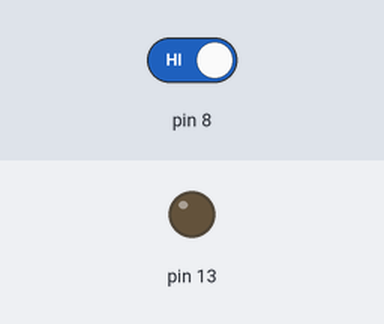
Bench run of a sketch on a simulated Arduino Uno, built with avr-gcc and run on an emulated ATmega328P. Parts: output pins drawn as LEDs (lit = HIGH). Inputs (shaded band) come from the test bench; at power-on: pin 8 HIGH.

Above: at 1.6 s.
1.7 s: pin 8 driven LOW
At 2.8 s:
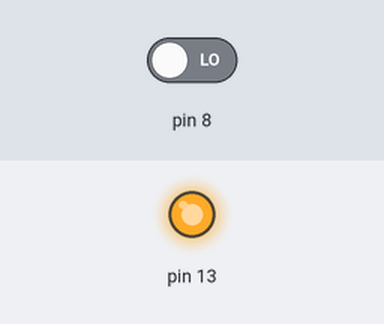
3.5 s: pin 8 driven HIGH
At 4.0 s:
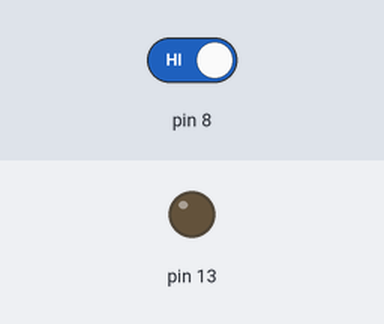
Timing chart, 0 to 6.5 s (numbered marks = the images above; inputs shaded):
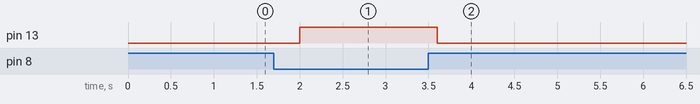

Measured:
- after the input at 1.7 s, pin 13: LOW → HIGH after 0.30 s
- after the input at 3.5 s, pin 13: HIGH → LOW after 0.10 s

The sketch:

sketch_feb18a.ino
```cpp
int pump = 13;
int sensor = 8;
int motor = 9;

int val;
void setup()
{
  pinMode(13, OUTPUT);
  pinMode(8, INPUT);
}

void loop()
{
  val = digitalRead(8);
  if(val == LOW)
  {
   digitalWrite(13, HIGH);
   digitalWrite(2, LOW);
  }
  else
  {
  digitalWrite(13, LOW);
  digitalWrite(2, HIGH);
  }
  delay(400);
}
```
